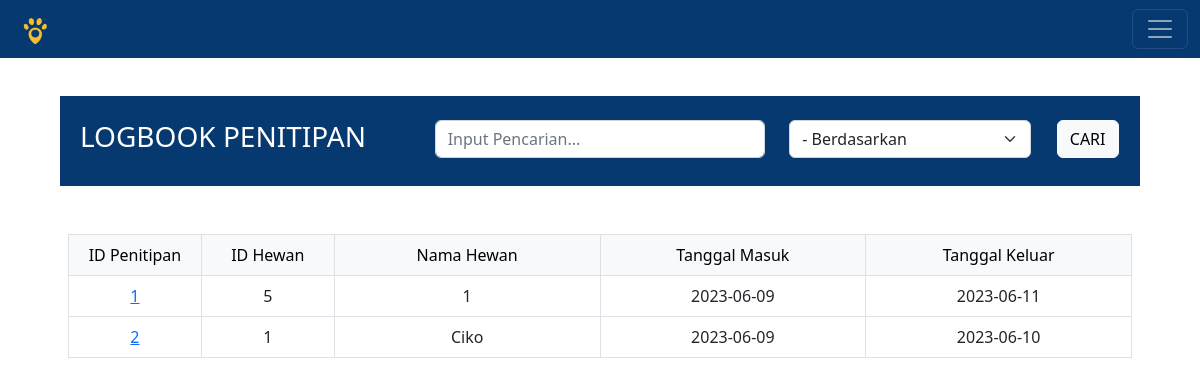
Before: /logbook_penitipan.php with the older database file.
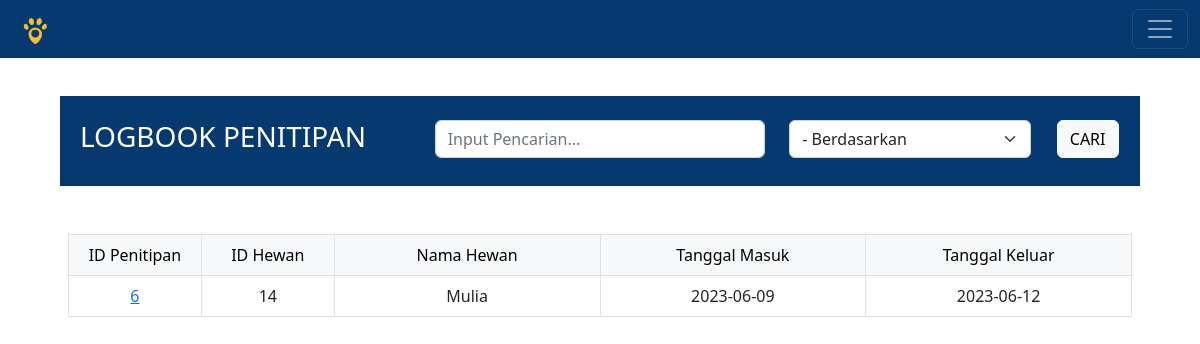
After: the same page with the newer database file.
### tables this page shows
CREATE TABLE `data_penitipan` (
  `id_penitipan` int(11) NOT NULL,
  `id_hewan` int(11) NOT NULL,
  `tanggal_masuk` date NOT NULL,
  `tanggal_keluar` date NOT NULL
);

CREATE TABLE `hewan` (
  `id_hewan` int(11) NOT NULL,
  `nama_hewan` varchar(30) NOT NULL,
  `nama_pemilik` varchar(30) NOT NULL,
  `alamat` varchar(30) NOT NULL,
  `no_wa_pemilik` varchar(20) NOT NULL,
  `umur` varchar(30) NOT NULL,
  `spesies` varchar(20) NOT NULL,
  `ras` varchar(20) NOT NULL,
  `warna` varchar(20) NOT NULL,
  `berat` varchar(30) NOT NULL,
  `jenis_kelamin` varchar(6) NOT NULL,
  `tanda_khusus` varchar(20) NOT NULL
);

### logbook_penitipan.php (the view, shortened to what this page needs)
<?php
	include 'koneksi.php';
?>
<!DOCTYPE html>
<html>
<head>
	<link href="https://cdn.jsdelivr.net/npm/bootstrap@5.2.2/dist/css/bootstrap.min.css" rel="stylesheet">
</head>
<body>
	<nav class="navbar navbar-dark fixed-top" style="background-color:#063970">
  	<div class="container-fluid">
  	  <a class="navbar-brand"><img src="Images/logo.png" style="height:30px" alt="BAROKAH 2"></a>
  	  <button class="navbar-toggler" type="button" data-bs-toggle="offcanvas" data-bs-target="#offcanvasRight" aria-controls="offcanvasRight">
  	  	<span class="navbar-toggler-icon"></span>
  	  </button>
  	</div>
	</nav>
	<center class="my-5 pt-5">
		<div style="width:90%; background-color:#063970;" class="py-4 px-2">
			<form method="GET" action="logbook_penitipan.php" style="width: 100%;" class="row">
				<div style="color:white; text-align:left;" class="col-4">
					<h3>LOGBOOK PENITIPAN</h3>
				</div>
				<div class="col-4">
					<input class="form-control" type="text" name="search" placeholder="Input Pencarian...">
				</div>
				<div class="col-3">
					<select class="form-select" name="by">
						<option value='0' selected>- Berdasarkan</option>
					</select>
				</div>
				<div class="col-1">
					<button class="btn btn-light" type="submit" name="submit" value="1">CARI</button>
				</div>
			</form>
		</div>
		<?php
			if(!empty($_GET['submit'])){
				$search	= $_GET['search'];
				$by	= $_GET['by'];
			}
			else $by = '0';
			if($by=='0')
				$sqlSearch="SELECT * FROM data_penitipan";
			elseif($by=='1')
				$sqlSearch="SELECT * FROM data_penitipan WHERE id_penitipan='$search'";
			elseif($by=='2')
				$sqlSearch="SELECT * FROM data_penitipan WHERE id_hewan='$search'";
			elseif($by=='3')
				$sqlSearch="SELECT * FROM data_penitipan WHERE tanggal_masuk='$search'";
			elseif($by=='4')
				$sqlSearch="SELECT * FROM data_penitipan WHERE tanggal_keluar='$search'";
			$query1=mysqli_query($connect,$sqlSearch);
		?>
		<div style="width:90%;" class="px-2 mt-5">
			<table class="table table-bordered" style="text-align:center;">
				<thead class="table-light">
					<tr>
						<td class="col-1">ID Penitipan</td>
						<td class="col-1">ID Hewan</td>
						<td class="col-2">Nama Hewan</td>
						<td class="col-2">Tanggal Masuk</td>
						<td class="col-2">Tanggal Keluar</td>
					</tr>
				</thead>
				<tbody>
					<?php while($data1=mysqli_fetch_array($query1)) { ?>
					<tr>
						<td><a href="data_penitipan.php?id_hewan=<?=$data1['id_hewan'];?>&id_penitipan=<?=$data1['id_penitipan'];?>&message=lihat"><?= $data1['id_penitipan'];?></a></td>
						<td> <?php echo $data1['id_hewan']; ?> </td>
						<td>
							<?php
							$query2=mysqli_query($connect,"SELECT nama_hewan FROM hewan WHERE id_hewan=$data1[id_hewan]");
							$data2=mysqli_fetch_array($query2);
							echo $data2['nama_hewan'];
							?>
						</td>
						<td> <?php echo $data1['tanggal_masuk']; ?> </td>
						<td> <?php echo $data1['tanggal_keluar']; ?> </td>
					</tr>
					<?php }
					?>
				</tbody>
			</table>
		</div>
	</center>
</body>
</html>

Changed rows visible on the page:
removed data_penitipan: id_penitipan "1", id_hewan "5", id_hewan.nama_hewan "1", tanggal_masuk "2023-06-09", tanggal_keluar "2023-06-11"
removed data_penitipan: id_penitipan "2", id_hewan "1", id_hewan.nama_hewan "Ciko", tanggal_masuk "2023-06-09", tanggal_keluar "2023-06-10"
added data_penitipan: id_penitipan "6", id_hewan "14", id_hewan.nama_hewan "Mulia", tanggal_masuk "2023-06-09", tanggal_keluar "2023-06-12"
